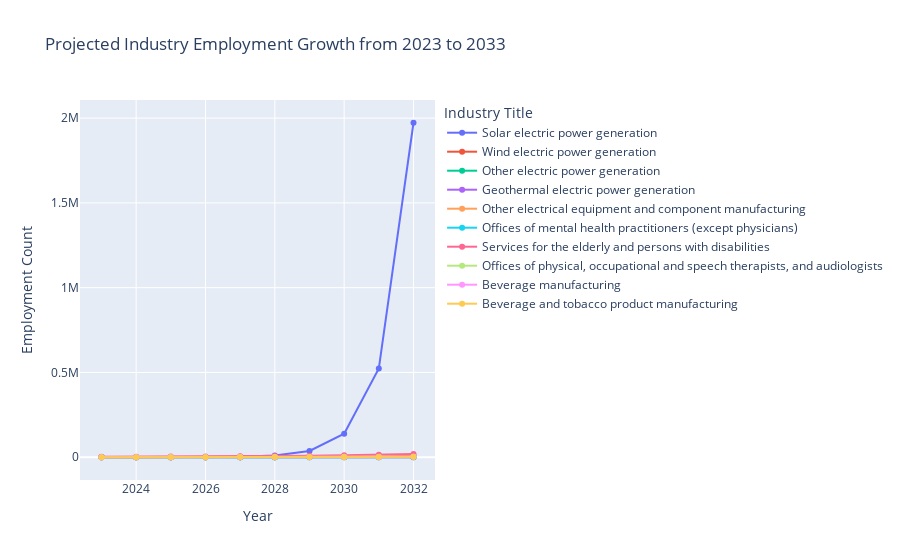

Source (notebook cell):
### Code cell
fig = px.line(plot_df, x='Year', y='Employment', color='Industry Title',
              title='Projected Industry Employment Growth from 2023 to 2033',
              labels={'Employment': 'Employment Count', 'Year': 'Year', 'Industry Title': 'Industry Title'},
              markers=True)

output_path = '/Users/latifahjones/Desktop/Project-3/Projected_Industry_Employment_Growth.html'
fig.write_html(output_path)

fig.show()

### Figure 1 — Plotly figure (JSON) as saved in the notebook; plotly's stock layout.template omitted (floating-point values rounded to 4 significant figures)
{"data": [{"hovertemplate": "Industry Title=Solar electric power generation<br>Year=%{x}<br>Employment Count=%{y}<extra></extra>", "legendgroup": "Solar electric power generation", "line": {"color": "#636efa", "dash": "solid"}, "marker": {"symbol": "circle"}, "mode": "lines+markers", "name": "Solar electric power generation", "orientation": "v", "showlegend": true, "type": "scatter", "x": [2023, 2024, 2025, 2026, 2027, 2028, 2029, 2030, 2031, 2032], "xaxis": "x", "y": [12.9, 48.6, 183.1, 689.8, 2599.0, 9791.0, 36890.0, 139000.0, 523600.0, 1972000.0], "yaxis": "y"}, {"hovertemplate": "Industry Title=Wind electric power generation<br>Year=%{x}<br>Employment Count=%{y}<extra></extra>", "legendgroup": "Wind electric power generation", "line": {"color": "#EF553B", "dash": "solid"}, "marker": {"symbol": "circle"}, "mode": "lines+markers", "name": "Wind electric power generation", "orientation": "v", "showlegend": true, "type": "scatter", "x": [2023, 2024, 2025, 2026, 2027, 2028, 2029, 2030, 2031, 2032], "xaxis": "x", "y": [9.3, 20, 43.01, 92.5, 198.9, 427.8, 920.0, 1978.0, 4255.0, 9150.0], "yaxis": "y"}, {"hovertemplate": "Industry Title=Other electric power generation<br>Year=%{x}<br>Employment Count=%{y}<extra></extra>", "legendgroup": "Other electric power generation", "line": {"color": "#00cc96", "dash": "solid"}, "marker": {"symbol": "circle"}, "mode": "lines+markers", "name": "Other electric power generation", "orientation": "v", "showlegend": true, "type": "scatter", "x": [2023, 2024, 2025, 2026, 2027, 2028, 2029, 2030, 2031, 2032], "xaxis": "x", "y": [4, 5.8, 8.41, 12.19, 17.68, 25.64, 37.18, 53.91, 78.16, 113.3], "yaxis": "y"}, {"hovertemplate": "Industry Title=Geothermal electric power generation<br>Year=%{x}<br>Employment Count=%{y}<extra></extra>", "legendgroup": "Geothermal electric power generation", "line": {"color": "#ab63fa", "dash": "solid"}, "marker": {"symbol": "circle"}, "mode": "lines+markers", "name": "Geothermal electric power generation", "orientation": "v", "showlegend": true, "type": "scatter", "x": [2023, 2024, 2025, 2026, 2027, 2028, 2029, 2030, 2031, 2032], "xaxis": "x", "y": [1.3, 1.8, 2.492, 3.451, 4.778, 6.616, 9.16, 12.68, 17.56, 24.32], "yaxis": "y"}, {"hovertemplate": "Industry Title=Other electrical equipment and component manufacturing<br>Year=%{x}<br>Employment Count=%{y}<extra></extra>", "legendgroup": "Other electrical equipment and component manufacturing", "line": {"color": "#FFA15A", "dash": "solid"}, "marker": {"symbol": "circle"}, "mode": "lines+markers", "name": "Other electrical equipment and component manufacturing", "orientation": "v", "showlegend": true, "type": "scatter", "x": [2023, 2024, 2025, 2026, 2027, 2028, 2029, 2030, 2031, 2032], "xaxis": "x", "y": [164.8, 227, 312.7, 430.7, 593.2, 817.1, 1126.0, 1550.0, 2136.0, 2942.0], "yaxis": "y"}, {"hovertemplate": "Industry Title=Offices of mental health practitioners (except physicians)<br>Year=%{x}<br>Employment Count=%{y}<extra></extra>", "legendgroup": "Offices of mental health practitioners (except physicians)", "line": {"color": "#19d3f3", "dash": "solid"}, "marker": {"symbol": "circle"}, "mode": "lines+markers", "name": "Offices of mental health practitioners (except physicians)", "orientation": "v", "showlegend": true, "type": "scatter", "x": [2023, 2024, 2025, 2026, 2027, 2028, 2029, 2030, 2031, 2032], "xaxis": "x", "y": [203.6, 262.3, 337.9, 435.4, 560.9, 722.6, 930.9, 1199.0, 1545.0, 1991.0], "yaxis": "y"}, {"hovertemplate": "Industry Title=Services for the elderly and persons with disabilities<br>Year=%{x}<br>Employment Count=%{y}<extra></extra>", "legendgroup": "Services for the elderly and persons with disabilities", "line": {"color": "#FF6692", "dash": "solid"}, "marker": {"symbol": "circle"}, "mode": "lines+markers", "name": "Services for the elderly and persons with disabilities", "orientation": "v", "showlegend": true, "type": "scatter", "x": [2023, 2024, 2025, 2026, 2027, 2028, 2029, 2030, 2031, 2032], "xaxis": "x", "y": [2313.0, 2927.0, 3704.0, 4686.0, 5929.0, 7502.0, 9492.0, 12010.0, 15200.0, 19230.0], "yaxis": "y"}, {"hovertemplate": "Industry Title=Offices of physical, occupational and speech therapists, and audiologists<br>Year=%{x}<br>Employment Count=%{y}<extra></extra>", "legendgroup": "Offices of physical, occupational and speech therapists, and audiologists", "line": {"color": "#B6E880", "dash": "solid"}, "marker": {"symbol": "circle"}, "mode": "lines+markers", "name": "Offices of physical, occupational and speech therapists, and audiologists", "orientation": "v", "showlegend": true, "type": "scatter", "x": [2023, 2024, 2025, 2026, 2027, 2028, 2029, 2030, 2031, 2032], "xaxis": "x", "y": [469.7, 590.2, 741.6, 931.9, 1171.0, 1471.0, 1849.0, 2323.0, 2919.0, 3668.0], "yaxis": "y"}, {"hovertemplate": "Industry Title=Beverage manufacturing<br>Year=%{x}<br>Employment Count=%{y}<extra></extra>", "legendgroup": "Beverage manufacturing", "line": {"color": "#FF97FF", "dash": "solid"}, "marker": {"symbol": "circle"}, "mode": "lines+markers", "name": "Beverage manufacturing", "orientation": "v", "showlegend": true, "type": "scatter", "x": [2023, 2024, 2025, 2026, 2027, 2028, 2029, 2030, 2031, 2032], "xaxis": "x", "y": [324.3, 405.1, 506.0, 632.1, 789.6, 986.3, 1232.0, 1539.0, 1923.0, 2402.0], "yaxis": "y"}, {"hovertemplate": "Industry Title=Beverage and tobacco product manufacturing<br>Year=%{x}<br>Employment Count=%{y}<extra></extra>", "legendgroup": "Beverage and tobacco product manufacturing", "line": {"color": "#FECB52", "dash": "solid"}, "marker": {"symbol": "circle"}, "mode": "lines+markers", "name": "Beverage and tobacco product manufacturing", "orientation": "v", "showlegend": true, "type": "scatter", "x": [2023, 2024, 2025, 2026, 2027, 2028, 2029, 2030, 2031, 2032], "xaxis": "x", "y": [335.1, 415, 514.0, 636.5, 788.3, 976.2, 1209.0, 1497.0, 1854.0, 2296.0], "yaxis": "y"}], "layout": {"autosize": true, "legend": {"title": {"text": "Industry Title"}, "tracegroupgap": 0}, "title": {"text": "Projected Industry Employment Growth from 2023 to 2033"}, "xaxis": {"anchor": "y", "autorange": true, "domain": [0, 1], "range": [2022.0, 2033.0], "title": {"text": "Year"}, "type": "linear"}, "yaxis": {"anchor": "x", "autorange": true, "domain": [0, 1], "range": [-162800.0, 2135000.0], "title": {"text": "Employment Count"}, "type": "linear"}}}
